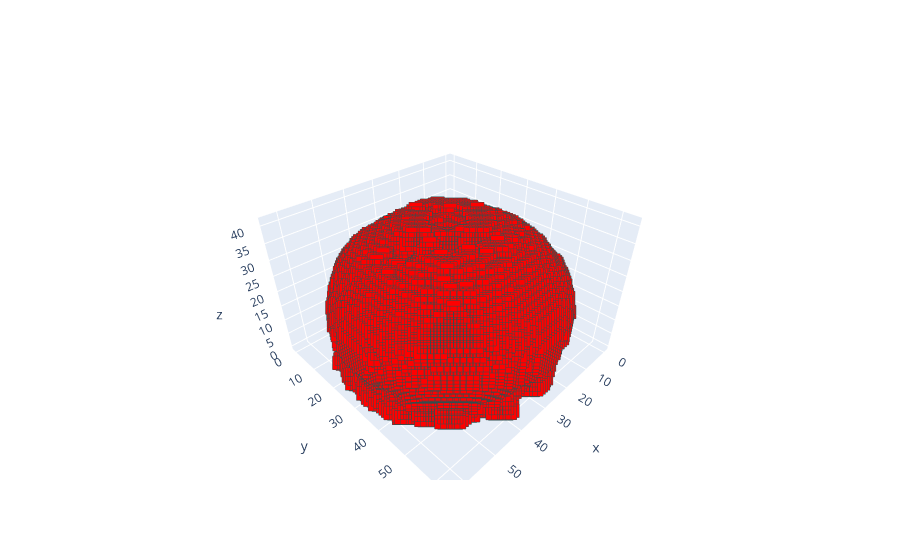

Notebook code cell kept with this figure:
### Code cell
ut.plot(fake_posprocess)

### Figure 1 — Plotly figure (JSON) as saved in the notebook; plotly's stock layout.template omitted (floating-point values rounded to 4 significant figures; data arrays with more than 128 entries replaced by an {"elided": "..."} marker saying what was removed)
{"data": [{"marker": {"color": "red", "line": {"color": "DarkSlateGrey", "width": 2}, "size": 5, "symbol": "square"}, "mode": "markers", "type": "scatter3d", "x": {"elided": "37936 int values"}, "y": {"elided": "37936 int values"}, "z": {"elided": "37936 int values"}}], "layout": {}}
